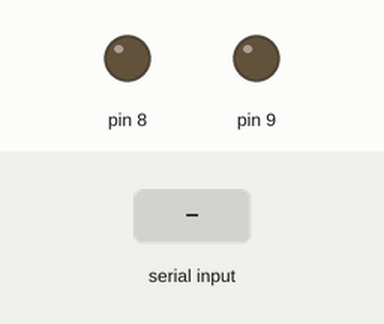
Bench run of a sketch on a simulated Arduino Uno, built with avr-gcc and run on an emulated ATmega328P. On the bench: output pins drawn as LEDs (lit = HIGH). The inputs (shaded band) are chosen by the test bench.

Above: at 1.2 s.
1.3 s: "G" received over Serial
At 2.5 s:
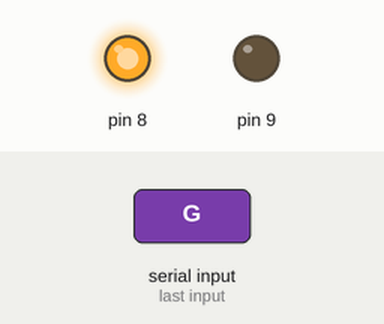
2.8 s: "Y" received over Serial
At 3.8 s:
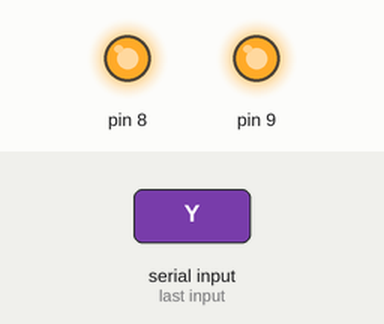
4.3 s: "G" received over Serial
At 4.9 s:
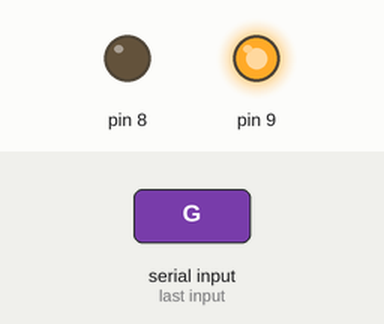
Timing chart, 0 to 7.3 s (numbered marks = the images above; inputs shaded):
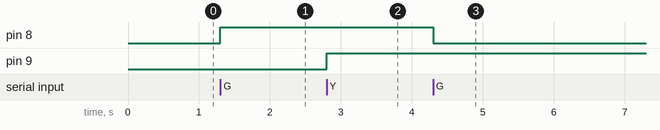

Measured:
- after the input at 1.3 s, pin 8: LOW → HIGH at once
- after the input at 2.8 s, pin 9: LOW → HIGH at once
- after the input at 4.3 s, pin 8: HIGH → LOW at once

The sketch:

redandblueonoff.ino
```cpp
void setup() {
  pinMode(8, OUTPUT);
  pinMode(9, OUTPUT);
  Serial.begin(9600);
}
bool gstate = false;
bool ystate = false;
void loop() {

  if (Serial.available() > 0) {
    char incomingdata = Serial.read();
    if (incomingdata == 'G') {
       gstate = !gstate;
       digitalWrite(8,gstate);
    }
    else if (incomingdata == 'Y') {
       ystate = !ystate;
       digitalWrite(9,ystate);
    }
    //if (incomingdata != '\n' && incomingdata != '\r')
    else
      Serial.println("Error: Invalid Command");
  }
}
```
